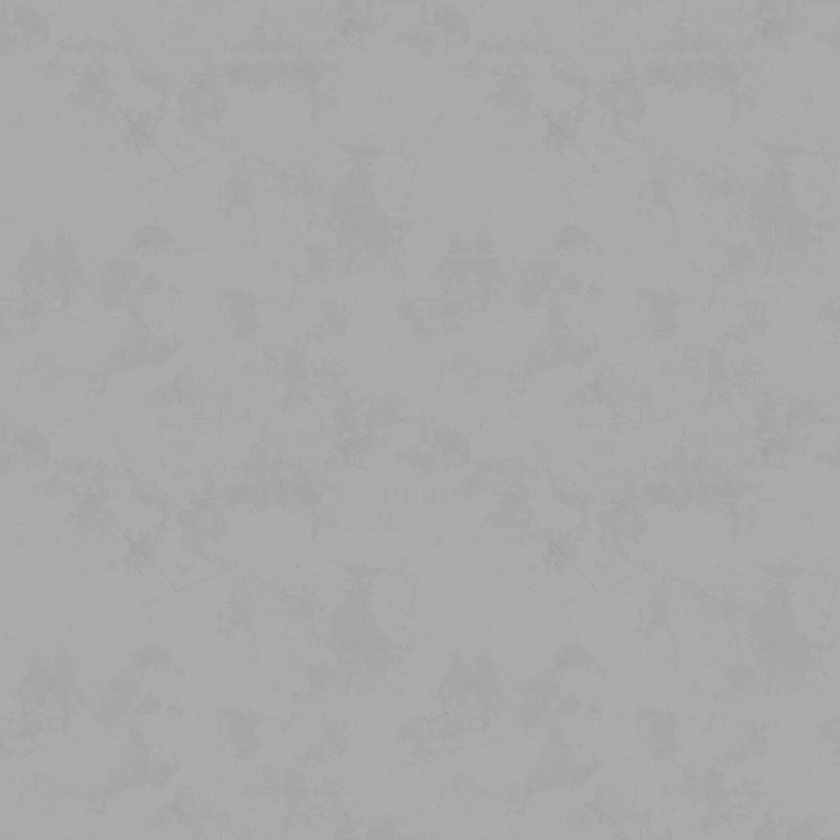
#> input picture assets/models/props/T_Trim_03_BaseColor.png, 840 x 840 px, shrunk from 2048 x 2048 before the run; its folder holds 4 pictures in this run
$ python process_props_textures.py
#> lines starting #> are read from the running program, lines starting #| are printed output that depends on the picture
#> in process_texture, img is the input picture: PIL image 840x840 RGB; min 157, max 172, mean 169.2
#|   原始尺寸: (840, 840)
"""
批量处理 Sci-Fi Kit 道具纹理
应用赛博朋克配色（青/品红/深蓝）
"""

import sys
import io
from pathlib import Path
from PIL import Image, ImageEnhance
import numpy as np

# 修复 Windows 控制台编码
if sys.platform == "win32":
    sys.stdout = io.TextIOWrapper(sys.stdout.buffer, encoding='utf-8')
    sys.stderr = io.TextIOWrapper(sys.stderr.buffer, encoding='utf-8')

# 路径配置
PROPS_TEXTURES = Path("D:/桌面/godot-naiva-archive/assets/textures/props")
OUTPUT_DIR = Path("D:/桌面/godot-naiva-archive/assets/textures/props_processed")

# 确保输出目录存在
OUTPUT_DIR.mkdir(parents=True, exist_ok=True)

# 赛博朋克配色方案（复用之前的成功配置）
COLOR_SCHEMES = {
    "cyan": {
        "hue_shift": 180,
        "saturation": 1.5,
        "brightness": 1.2,
        "glow_color": (0, 255, 255),
    },
    "magenta": {
        "hue_shift": 300,
        "saturation": 1.3,
        "brightness": 1.0,
        "glow_color": (255, 0, 255),
    },
    "blue": {
        "hue_shift": 220,
        "saturation": 1.2,
        "brightness": 0.8,
        "glow_color": (0, 128, 255),
    }
}

def rgb_to_hsv(r, g, b):
    """RGB 转 HSV"""
    r, g, b = r/255.0, g/255.0, b/255.0
    max_c = max(r, g, b)
    min_c = min(r, g, b)
    delta = max_c - min_c

    # Hue
    if delta == 0:
        h = 0
    elif max_c == r:
        h = 60 * (((g - b) / delta) % 6)
    elif max_c == g:
        h = 60 * (((b - r) / delta) + 2)
    else:
        h = 60 * (((r - g) / delta) + 4)

    # Saturation
    s = 0 if max_c == 0 else delta / max_c

    # Value
    v = max_c

    return h, s, v

def hsv_to_rgb(h, s, v):
    """HSV 转 RGB"""
    c = v * s
    x = c * (1 - abs((h / 60) % 2 - 1))
    m = v - c

    if 0 <= h < 60:
        r, g, b = c, x, 0
    elif 60 <= h < 120:
        r, g, b = x, c, 0
    elif 120 <= h < 180:
        r, g, b = 0, c, x
    elif 180 <= h < 240:
        r, g, b = 0, x, c
    elif 240 <= h < 300:
        r, g, b = x, 0, c
    else:
        r, g, b = c, 0, x

    r, g, b = (r + m) * 255, (g + m) * 255, (b + m) * 255
    return int(r), int(g), int(b)

def apply_cyberpunk_color(image, color_scheme):
    """应用赛博朋克配色"""
    img_array = np.array(image.convert('RGB'))
    height, width = img_array.shape[:2]
#> height = 840; width = 840
    result = np.zeros_like(img_array)

    hue_shift = color_scheme['hue_shift']
    sat_mult = color_scheme['saturation']
    bright_mult = color_scheme['brightness']

    for y in range(height):
        for x in range(width):
            r, g, b = img_array[y, x]
            h, s, v = rgb_to_hsv(r, g, b)

            # 调整
            h = (h + hue_shift) % 360
            s = min(s * sat_mult, 1.0)
            v = v * bright_mult

            r, g, b = hsv_to_rgb(h, s, v)
            # 确保值在 0-255 范围内
            r = max(0, min(255, r))
            g = max(0, min(255, g))
            b = max(0, min(255, b))
            result[y, x] = [r, g, b]
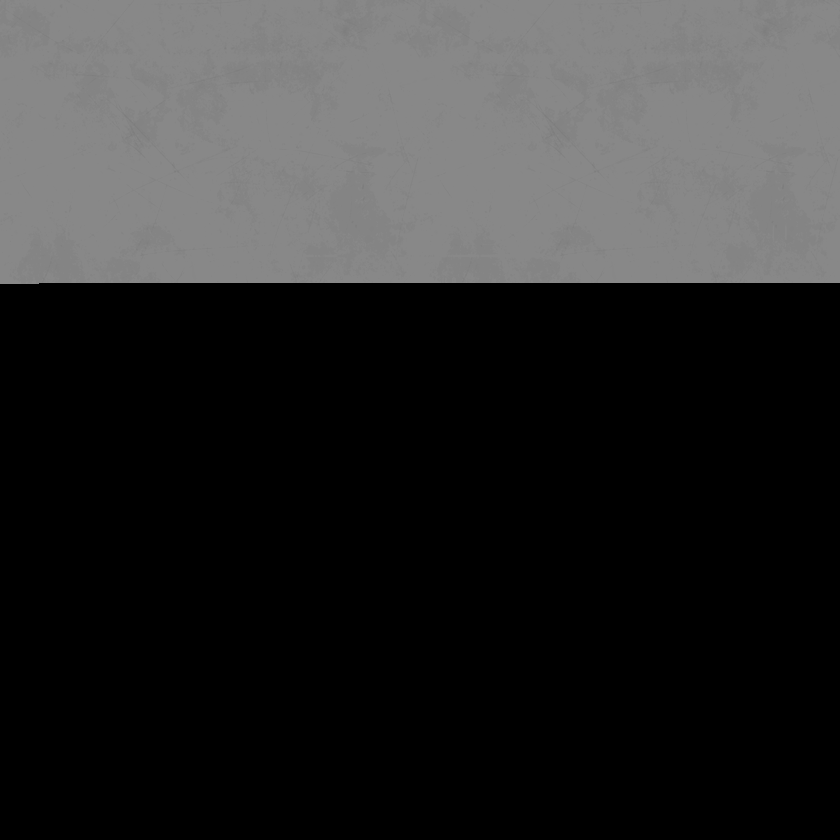
#> result: shape (840, 840, 3); min 0, max 137, mean 45.4

    return Image.fromarray(result.astype('uint8'))

def add_glow_effect(image, glow_color, intensity=0.3):
    """添加发光效果"""
    img_array = np.array(image.convert('RGB'))
    gray = np.mean(img_array, axis=2)

    threshold = 150
    glow_mask = np.clip((gray - threshold) / (255 - threshold), 0, 1)

    glow_layer = np.zeros_like(img_array)
    for i in range(3):
        glow_layer[:, :, i] = glow_color[i] * glow_mask * intensity

    result = np.clip(img_array + glow_layer, 0, 255).astype('uint8')
    return Image.fromarray(result)

def process_texture(input_path, color_scheme_name):
    """处理单个纹理"""
    print(f"处理: {input_path.name}")

    try:
        img = Image.open(input_path)

        # 只处理 BaseColor 纹理
        if "BaseColor" not in input_path.name:
            print(f"  跳过（非 BaseColor）")
            return False

        print(f"  原始尺寸: {img.size}")

        # 应用赛博朋克配色
        color_scheme = COLOR_SCHEMES[color_scheme_name]
        img = apply_cyberpunk_color(img, color_scheme)
        print(f"  ✓ 应用配色: {color_scheme_name}")

        # 添加发光效果
        img = add_glow_effect(img, color_scheme['glow_color'], intensity=0.4)
        print(f"  ✓ 添加发光效果")

        # 保存
        output_path = OUTPUT_DIR / input_path.name
        img.save(output_path, 'PNG')
        print(f"  ✓ 已保存: {output_path.name}")

        return True

    except Exception as e:
        print(f"  ❌ 处理失败: {e}")
        return False

def main():
    print("=" * 60)
    print("Sci-Fi Kit 道具纹理处理工具")
    print("=" * 60)

    # 检查 PIL
    try:
        import PIL
        print(f"✓ PIL/Pillow 版本: {PIL.__version__}")
    except ImportError:
        print("❌ 未安装 Pillow")
        print("请运行: pip install Pillow")
        return False

    # 获取所有 BaseColor 纹理
    textures = list(PROPS_TEXTURES.glob("*BaseColor.png"))

    if not textures:
        print(f"\n❌ 未找到纹理文件")
        print(f"检查路径: {PROPS_TEXTURES}")
        return False

    print(f"\n找到 {len(textures)} 个 BaseColor 纹理")
    print("-" * 60)

    # 分配配色方案
    # Props -> 青色
    # Enemies -> 品红（虽然不用敌人，但纹理可能有用）
    # Guns -> 深蓝（同样不用武器）

    success_count = 0

    for texture_path in textures:
        # 根据文件名选择配色
        if "Props" in texture_path.name:
            scheme = "cyan"
        elif "Enemies" in texture_path.name:
            scheme = "magenta"
        else:
            scheme = "blue"

        if process_texture(texture_path, scheme):
            success_count += 1
        print()

    print("=" * 60)
    print(f"处理完成！成功: {success_count}/{len(textures)}")
    print("=" * 60)
    print(f"\n处理后的纹理保存在: {OUTPUT_DIR}")

    print("\n下一步:")
    print("  1. 在 Godot 中打开项目")
    print("  2. 模型会自动导入（.fbx.import）")
    print("  3. 手动替换模型材质中的纹理为处理后的版本")
    print("  4. 或使用脚本批量更新材质")

    return True

if __name__ == "__main__":
    try:
#> (the run stopped early here; a loop or call above may not have finished)
